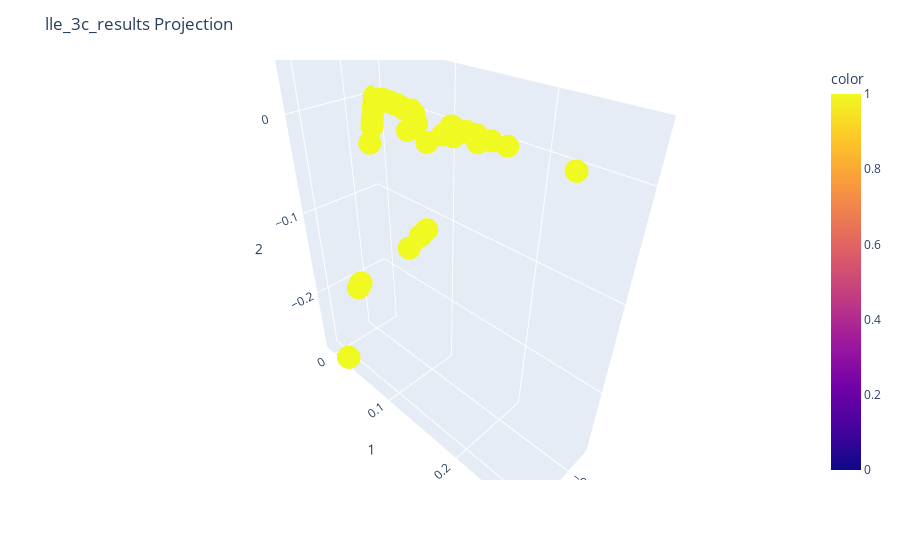

Notebook source saved alongside this figure:
### Code cell
np.random.seed(42)
from umap import UMAP
lle_3c=LocallyLinearEmbedding(n_components=3)
lle_3c_results=lle_3c.fit_transform(preprocessed_data)
fig=px.scatter_3d(
    lle_3c_results,x=0,y=1,z=2,color=y
)
fig.update_layout(
    title_text="lle_3c_results Projection",
    legend_title_text='y'    
)
fig.show()

### Figure 1 — Plotly figure (JSON) as saved in the notebook; plotly's stock layout.template omitted (floating-point values rounded to 4 significant figures; data arrays with more than 128 entries replaced by an {"elided": "..."} marker saying what was removed)
{"data": [{"hovertemplate": "0=%{x}<br>1=%{y}<br>2=%{z}<br>color=%{marker.color}<extra></extra>", "legendgroup": "", "marker": {"color": {"elided": "205 int values"}, "coloraxis": "coloraxis", "symbol": "circle"}, "mode": "markers", "name": "", "scene": "scene", "showlegend": false, "type": "scatter3d", "x": {"elided": "205 float values"}, "y": {"elided": "205 float values"}, "z": {"elided": "205 float values"}}], "layout": {"coloraxis": {"colorbar": {"title": {"text": "color"}}, "colorscale": [[0, "#0d0887"], [0.1111, "#46039f"], [0.2222, "#7201a8"], [0.3333, "#9c179e"], [0.4444, "#bd3786"], [0.5556, "#d8576b"], [0.6667, "#ed7953"], [0.7778, "#fb9f3a"], [0.8889, "#fdca26"], [1, "#f0f921"]]}, "legend": {"title": {"text": "y"}, "tracegroupgap": 0}, "margin": {"t": 60}, "scene": {"domain": {"x": [0, 1], "y": [0, 1]}, "xaxis": {"title": {"text": "0"}}, "yaxis": {"title": {"text": "1"}}, "zaxis": {"title": {"text": "2"}}}, "title": {"text": "lle_3c_results Projection"}}}
